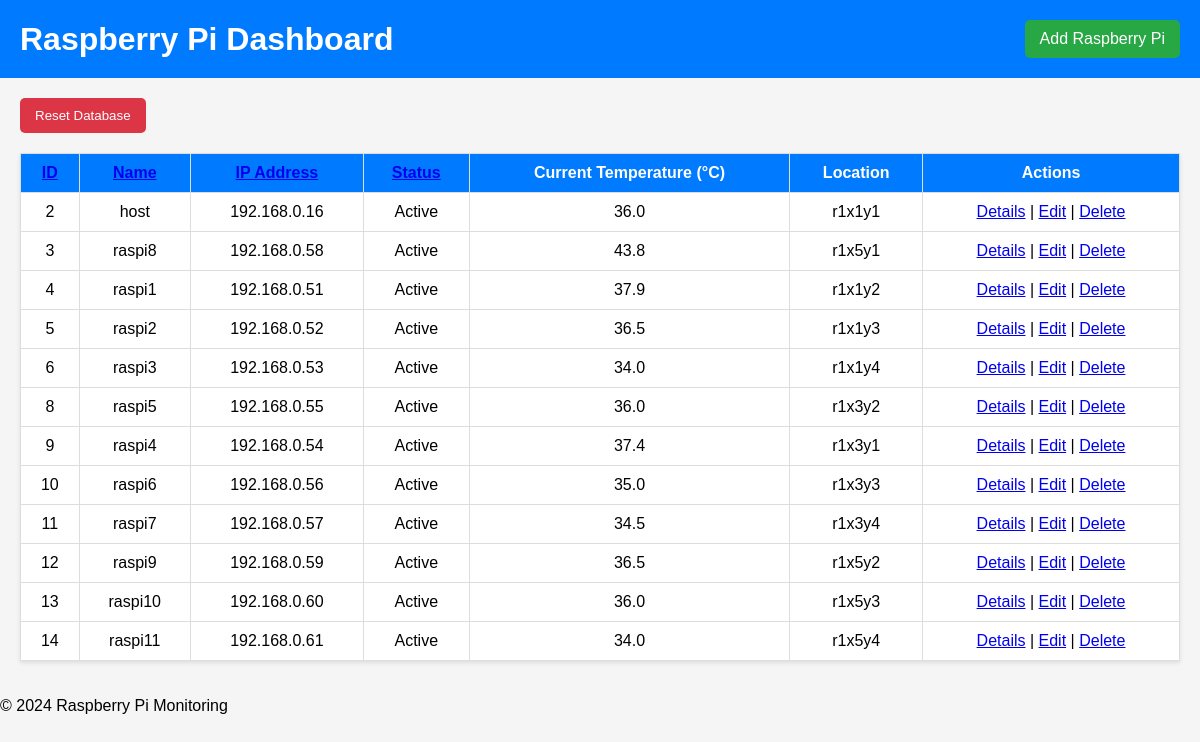
The page / on the database its author committed.
### tables this page shows
CREATE TABLE raspberries (
        id INTEGER PRIMARY KEY AUTOINCREMENT,
        name TEXT NOT NULL,
        ip_address TEXT NOT NULL,
        status TEXT NOT NULL DEFAULT "Inactive",
        current_temperature REAL DEFAULT NULL,
        location TEXT DEFAULT NULL,
        updated_at TIMESTAMP DEFAULT CURRENT_TIMESTAMP
    );

### app/routes.py (the view)
@main.route("/")
def dashboard():
    sort_order = request.args.get('sort', 'id')
    order_by = "r.id"  # デフォルト
    if sort_order == 'ip':
        order_by = "r.ip_address"
    elif sort_order == 'name':
        order_by = "r.name"
    elif sort_order == 'status':
        order_by = "r.status"
    conn = sqlite3.connect('raspberries.db')
    cursor = conn.cursor()
    conn.execute("PRAGMA journal_mode=WAL;")
    query = f'''
    SELECT r.id, r.name, r.ip_address, r.status, r.location,
           (SELECT cpu_temperature FROM cpu_temperature_logs WHERE raspberry_id = r.id ORDER BY timestamp DESC LIMIT 1) AS latest_temp
    FROM raspberries r
    ORDER BY {order_by}
    '''
    cursor.execute(query)
    raspberries = cursor.fetchall()
    conn.commit()
    conn.close()
    return render_template("dashboard.html", raspberries=raspberries)

### app/templates/dashboard.html (shortened to what this page needs)
<!DOCTYPE html>
<html lang="en">
<head>
    <link rel="stylesheet" href="{{ url_for('static', filename='css/style.css') }}">
</head>
<body>
    <header>
        <h1>Raspberry Pi Dashboard</h1>
        <a href="{{ url_for('main.add_raspi') }}" class="add-button">Add Raspberry Pi</a>
    </header>
    <main>
        <div class="container">
            <form action="{{ url_for('main.reset_database') }}" method="post" style="margin-bottom: 20px;">
                <button type="submit" class="reset-button">Reset Database</button>
            </form>
            <table>
                <thead>
                    <tr>
                        <th><a href="{{ url_for('main.dashboard', sort='id') }}">ID</a></th>
                        <th><a href="{{ url_for('main.dashboard', sort='name') }}">Name</a></th>
                        <th><a href="{{ url_for('main.dashboard', sort='ip') }}">IP Address</a></th>
                        <th><a href="{{ url_for('main.dashboard', sort='status') }}">Status</a></th>
                        <th>Current Temperature (°C)</th>
                        <th>Location</th>
                        <th>Actions</th>
                    </tr>
                </thead>
                <tbody>
                    {% for raspi in raspberries %}
                    <tr>
                        <td>{{ raspi[0] }}</td>
                        <td>{{ raspi[1] }}</td>
                        <td>{{ raspi[2] }}</td>
                        <td>{{ raspi[3] }}</td>
                        <td>{{ raspi[5] if raspi[5] else 'N/A' }}</td>
                        <td>{{ raspi[4] }}</td>
                        <td>
                            <a href="/details/{{ raspi[0] }}">Details</a> |
                            <a href="{{ url_for('main.edit_raspi', id=raspi[0]) }}">Edit</a> |
                            <a href="{{ url_for('main.delete_raspi', id=raspi[0]) }}">Delete</a>
                        </td>
                    </tr>
                    {% endfor %}
                </tbody>
            </table>
        </div>
    </main>
    <footer>
        <p>&copy; 2024 Raspberry Pi Monitoring</p>
    </footer>
</body>
</html>

### app/static/css/style.css (style rules this page uses)
body { font-family: Arial, sans-serif; margin: 0; padding: 0; background-color: #f5f5f5; }
header { display: flex; justify-content: space-between; align-items: center; padding: 20px; background-color: #007BFF; color: white; }
h1 { margin: 0; }
.add-button { color: white; text-decoration: none; background-color: #28a745; padding: 10px 15px; border-radius: 5px; }
.container { padding: 20px; }
table { width: 100%; border-collapse: collapse; background: white; margin-top: 20px; box-shadow: 0 2px 4px rgba(0, 0, 0, 0.1); }
th, td { border: 1px solid #ddd; padding: 10px; text-align: center; }
th { background-color: #007BFF; color: white; }
.reset-button { background-color: #dc3545; color: white; padding: 10px 15px; border-radius: 5px; text-decoration: none; border: none; cursor: pointer; }

### rows shown on the page
raspberries: id "2", name "host", ip_address "192.168.0.16", status "Active", raspi "36.0", location "r1x1y1"
raspberries: id "3", name "raspi8", ip_address "192.168.0.58", status "Active", raspi "43.8", location "r1x5y1"
raspberries: id "4", name "raspi1", ip_address "192.168.0.51", status "Active", raspi "37.9", location "r1x1y2"
raspberries: id "5", name "raspi2", ip_address "192.168.0.52", status "Active", raspi "36.5", location "r1x1y3"
raspberries: id "6", name "raspi3", ip_address "192.168.0.53", status "Active", raspi "34.0", location "r1x1y4"
raspberries: id "8", name "raspi5", ip_address "192.168.0.55", status "Active", raspi "36.0", location "r1x3y2"
raspberries: id "9", name "raspi4", ip_address "192.168.0.54", status "Active", raspi "37.4", location "r1x3y1"
raspberries: id "10", name "raspi6", ip_address "192.168.0.56", status "Active", raspi "35.0", location "r1x3y3"
raspberries: id "11", name "raspi7", ip_address "192.168.0.57", status "Active", raspi "34.5", location "r1x3y4"
raspberries: id "12", name "raspi9", ip_address "192.168.0.59", status "Active", raspi "36.5", location "r1x5y2"
raspberries: id "13", name "raspi10", ip_address "192.168.0.60", status "Active", raspi "36.0", location "r1x5y3"
raspberries: id "14", name "raspi11", ip_address "192.168.0.61", status "Active", raspi "34.0", location "r1x5y4"
